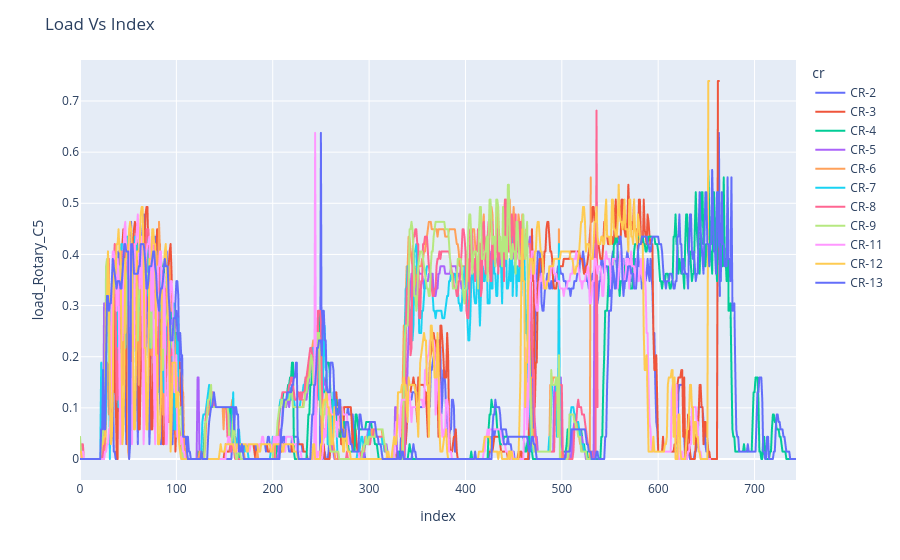

Write notebook code for a chart like this one.
### Code cell
# Nsequence: N10
# Threshold: 0.003
df10_cr_set, dfN10_load_filtered_cr = display_crs(n10_dtw_cost_per_timestamp, dfN10_load, 0.03)

### Figure 1 — Plotly figure (JSON) as saved in the notebook; plotly's stock layout.template omitted (floating-point values rounded to 4 significant figures; data arrays with more than 128 entries replaced by an {"elided": "..."} marker saying what was removed)
{"data": [{"hovertemplate": "cr=CR-2<br>index=%{x}<br>load_Rotary_C5=%{y}<extra></extra>", "legendgroup": "CR-2", "line": {"color": "#636efa", "dash": "solid"}, "marker": {"symbol": "circle"}, "mode": "lines", "name": "CR-2", "showlegend": true, "type": "scattergl", "x": {"elided": "665 int values"}, "xaxis": "x", "y": {"elided": "665 float values"}, "yaxis": "y"}, {"hovertemplate": "cr=CR-3<br>index=%{x}<br>load_Rotary_C5=%{y}<extra></extra>", "legendgroup": "CR-3", "line": {"color": "#EF553B", "dash": "solid"}, "marker": {"symbol": "circle"}, "mode": "lines", "name": "CR-3", "showlegend": true, "type": "scattergl", "x": {"elided": "664 int values"}, "xaxis": "x", "y": {"elided": "664 float values"}, "yaxis": "y"}, {"hovertemplate": "cr=CR-4<br>index=%{x}<br>load_Rotary_C5=%{y}<extra></extra>", "legendgroup": "CR-4", "line": {"color": "#00cc96", "dash": "solid"}, "marker": {"symbol": "circle"}, "mode": "lines", "name": "CR-4", "showlegend": true, "type": "scattergl", "x": {"elided": "740 int values"}, "xaxis": "x", "y": {"elided": "740 float values"}, "yaxis": "y"}, {"hovertemplate": "cr=CR-5<br>index=%{x}<br>load_Rotary_C5=%{y}<extra></extra>", "legendgroup": "CR-5", "line": {"color": "#ab63fa", "dash": "solid"}, "marker": {"symbol": "circle"}, "mode": "lines", "name": "CR-5", "showlegend": true, "type": "scattergl", "x": {"elided": "535 int values"}, "xaxis": "x", "y": {"elided": "535 float values"}, "yaxis": "y"}, {"hovertemplate": "cr=CR-6<br>index=%{x}<br>load_Rotary_C5=%{y}<extra></extra>", "legendgroup": "CR-6", "line": {"color": "#FFA15A", "dash": "solid"}, "marker": {"symbol": "circle"}, "mode": "lines", "name": "CR-6", "showlegend": true, "type": "scattergl", "x": {"elided": "531 int values"}, "xaxis": "x", "y": {"elided": "531 float values"}, "yaxis": "y"}, {"hovertemplate": "cr=CR-7<br>index=%{x}<br>load_Rotary_C5=%{y}<extra></extra>", "legendgroup": "CR-7", "line": {"color": "#19d3f3", "dash": "solid"}, "marker": {"symbol": "circle"}, "mode": "lines", "name": "CR-7", "showlegend": true, "type": "scattergl", "x": {"elided": "531 int values"}, "xaxis": "x", "y": {"elided": "531 float values"}, "yaxis": "y"}, {"hovertemplate": "cr=CR-8<br>index=%{x}<br>load_Rotary_C5=%{y}<extra></extra>", "legendgroup": "CR-8", "line": {"color": "#FF6692", "dash": "solid"}, "marker": {"symbol": "circle"}, "mode": "lines", "name": "CR-8", "showlegend": true, "type": "scattergl", "x": {"elided": "538 int values"}, "xaxis": "x", "y": {"elided": "538 float values"}, "yaxis": "y"}, {"hovertemplate": "cr=CR-9<br>index=%{x}<br>load_Rotary_C5=%{y}<extra></extra>", "legendgroup": "CR-9", "line": {"color": "#B6E880", "dash": "solid"}, "marker": {"symbol": "circle"}, "mode": "lines", "name": "CR-9", "showlegend": true, "type": "scattergl", "x": {"elided": "530 int values"}, "xaxis": "x", "y": {"elided": "530 float values"}, "yaxis": "y"}, {"hovertemplate": "cr=CR-11<br>index=%{x}<br>load_Rotary_C5=%{y}<extra></extra>", "legendgroup": "CR-11", "line": {"color": "#FF97FF", "dash": "solid"}, "marker": {"symbol": "circle"}, "mode": "lines", "name": "CR-11", "showlegend": true, "type": "scattergl", "x": {"elided": "655 int values"}, "xaxis": "x", "y": {"elided": "655 float values"}, "yaxis": "y"}, {"hovertemplate": "cr=CR-12<br>index=%{x}<br>load_Rotary_C5=%{y}<extra></extra>", "legendgroup": "CR-12", "line": {"color": "#FECB52", "dash": "solid"}, "marker": {"symbol": "circle"}, "mode": "lines", "name": "CR-12", "showlegend": true, "type": "scattergl", "x": {"elided": "654 int values"}, "xaxis": "x", "y": {"elided": "654 float values"}, "yaxis": "y"}, {"hovertemplate": "cr=CR-13<br>index=%{x}<br>load_Rotary_C5=%{y}<extra></extra>", "legendgroup": "CR-13", "line": {"color": "#636efa", "dash": "solid"}, "marker": {"symbol": "circle"}, "mode": "lines", "name": "CR-13", "showlegend": true, "type": "scattergl", "x": {"elided": "744 int values"}, "xaxis": "x", "y": {"elided": "744 float values"}, "yaxis": "y"}], "layout": {"legend": {"title": {"text": "cr"}, "tracegroupgap": 0}, "margin": {"t": 60}, "title": {"text": "Load Vs Index"}, "xaxis": {"anchor": "y", "domain": [0, 1], "title": {"text": "index"}}, "yaxis": {"anchor": "x", "domain": [0, 1], "title": {"text": "load_Rotary_C5"}}}}
